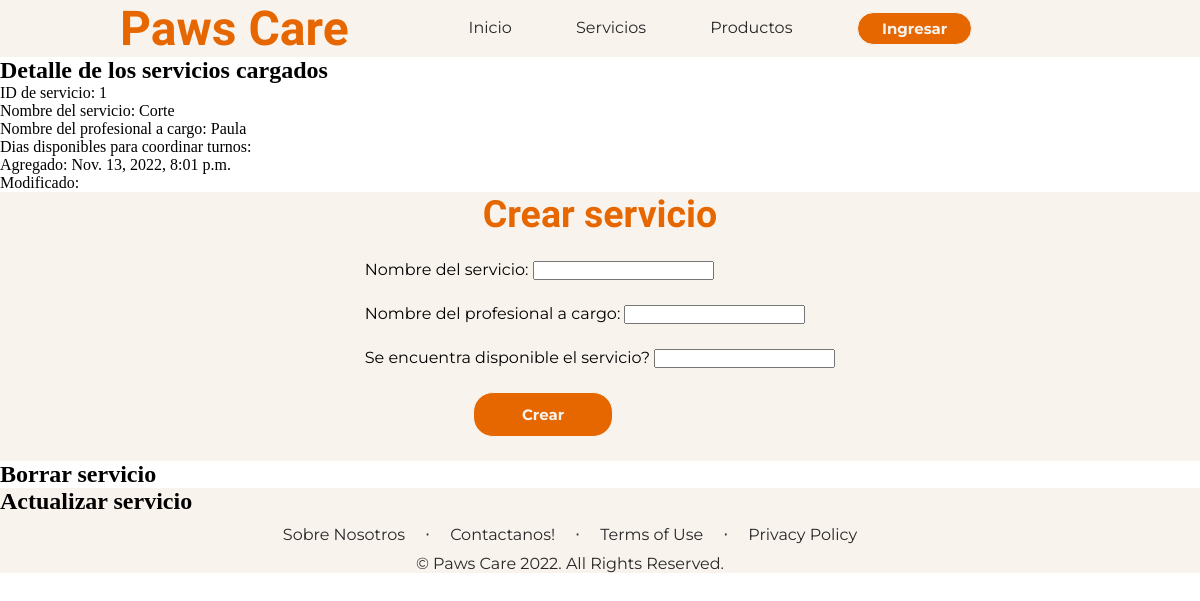
The page /services/show-services on the database as committed earlier.
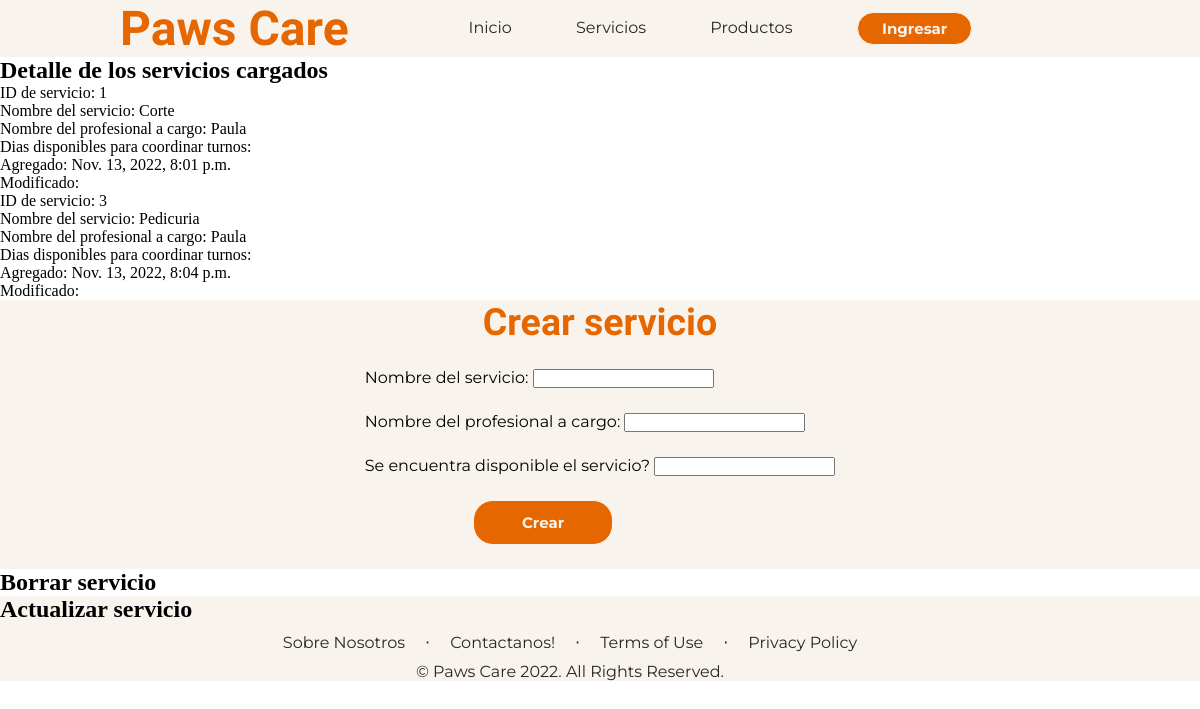
The same page on the database as committed later.
### AppVet/models.py (models this page shows, shortened)
class Services(models.Model):
    service_name = models.CharField(max_length=50)
    service_prof = models.CharField(max_length=50)
    service_available = models.BooleanField(default=True)
    add_date = models.DateTimeField(auto_now_add=True)

### AppVet/views.py (the view)
# urls.py: path('services/show-services', GetServices, name='GetService'),
def GetServices(request):
    services = Services.objects.all()
    context = {'services' : services}
    return render(request, 'AppVet/services_mgt.html', context)

### AppVet/templates/AppVet/services_mgt.html (shortened to what this page needs)
<!DOCTYPE html>
<html lang="en">
{% extends 'core.html' %}
    {% load static %}
    {% block content %}
    <main>
        <div class="service-detail">
            <h2>Detalle de los servicios cargados</h2>
        </div>
        <div class="service-data">
            {% for service in services%}
            <ol>
                <li>
                    <p>ID de servicio: {{service.pk}}</p>
                </li>
                <li>
                    <p>Nombre del servicio: {{service.service_name}}</p>
                </li>
                <li>
                    <p>Nombre del profesional a cargo: {{service.service_prof}}</p>
                </li>
                <li>
                    <p>Dias disponibles para coordinar turnos:{{service.service_day}}</p>
                </li>
                <li>
                    <p>Agregado: {{service.add_date}} </p>
                </li>
                <li>
                    <p>Modificado: {{service.last_update}}</p>
                </li>
            </ol>
            {% endfor %}
        </div>
    </main>
    <section class="section-bg">
        <div class="create-detail">
            <h2>Crear servicio</h2>
        </div>
        <div class="create-form">
            <form action="" method="POST" enctype="multipart/form-data"> {% csrf_token %}
                <div class="crear-input">
                    <div class="create-field">
                        <label for="id_service_name"> Nombre del servicio: </label>
                        <input type="text" name="service_name" maxlength="50" required id="id_service_name">
                    </div>
                    <div class="create-field">
                        <label for="id_service_prof"> Nombre del profesional a cargo: </label>
                        <input type="text" name="service_prof" maxlength="50" required id="id_service_prof">
                    </div>
                    <div class="create-field">
                        <label for="id_service_available">Se encuentra disponible el servicio? </label>
                        <input type="boolean" name="service_available" required id="id_service_available">
                    </div>
                </div>
                <input type="submit" value="Crear" class="form-btn-dark" />
            </form>
        </div>
    </section>
    <section>
        <div class="service-detail">
            <h2>Borrar servicio</h2>
        </div>
    </section>
    <section class="section-bg">
        <div class="service-detail">
            <h2>Actualizar servicio</h2>
        </div>
    </section>
    {% endblock %}

### AppVet/templates/core.html (shortened to what this page needs)
<!DOCTYPE html>
<html lang="en">
<head>
    {% load static %}
    <link href="{% static 'AppVet/css/style.css' %}" rel="stylesheet" />
</head>
<body>
    <header class="nav-header">
        <nav id="nav" class="nav-main">
            <div class="nav-title">
                <h1>Paws Care</h1>
            </div>
            <div class="nav-list">
                <a class="nav-item" href="{% url 'index' %}">Inicio</a>
                <a class="nav-item" href="{% url 'services' %}">Servicios</a>
                <a class="nav-item" href="{% url 'products' %}">Productos</a>
                <button class="nav-btn"> <a href="#">Ingresar</a></button>
            </div>
        </nav>
    </header>
    {% block content %}
    {% endblock %}
    <footer class="footer-flex">
        <div class="footer-main">
            <div class="footer-row">
                <div class="footer-about">
                    <ul class="footer-list">
                        <li class="footer-item"><a href="#!">Sobre Nosotros</a></li>
                        <li class="footer-item">⋅</li>
                        <li class="footer-item"><a href="#!">Contactanos!</a></li>
                        <li class="footer-item">⋅</li>
                        <li class="footer-item"><a href="#!">Terms of Use</a></li>
                        <li class="footer-item">⋅</li>
                        <li class="footer-item"><a href="#!">Privacy Policy</a></li>
                    </ul>
                    <p class="copyright">&copy; Paws Care 2022. All Rights Reserved.</p>
                </div>
                <div class="footer-row">
                    <ul class="footer-list">
                    </ul>
                </div>
            </div>
        </div>
    </footer>
</body>
</html>

### AppVet/static/AppVet/css/style.css (style rules this page uses)
* { list-style-type: none; text-decoration: none; margin: 0; padding: 0; }
:root { --Font_Title: 'Skranji', cursive; --Font_Text: 'Montserrat', sans-serif; --XL: 2rem; --L: 25px; --M: 20px; --S: 15px; --Color_Main: #e66700; --Color_Text: #272727; --Color_Light: #f8f3ed; }
.nav-main { display: flex; align-items: center; background-color: var(--Color_Light); width: 100%; }
.nav-title { color: var(--Color_Main); margin: 0 10vw 0 10vw; font-family: var(--Font_Title); font-weight: 700; font-size: var(--XL); }
.nav-list { font-family: var(--Font_Text); }
.nav-item { color: var(--Color_Text); margin-right: 5vw; position: relative; }
.nav-item::after { position: absolute; content: ""; background-color: var(--Color_Main); bottom: -5px; left: 0; width: 0%; height: 2.4px; transition: 0.3s ease all; }
.nav-btn { padding: 0.5vw 2vw; }
.nav-btn, .main-btn-S, .booking-btn, .form-btn-dark { background-color: var(--Color_Main); }
.nav-btn, .main-btn-S, .main-btn-V, .booking-btn, .booking-btn1, .form-btn-dark { border-radius: 20px; border: 1px solid var(--Color_Light); display: inline-block; vertical-align: middle; -webkit-transform: perspective(1px) translateZ(0); transform: perspective(1px) translateZ(0); box-shadow: 0 0 1px rgba(0, 0, 0, 0); -webkit-transition-duration: 0.3s; transition-duration: 0.3s; -webkit-transition-property: box-shadow, transform; transition-property: box-shadow, transform; }
.nav-btn>a, .main-btn-S>a, .booking-btn>a, .form-btn-dark { color: var(--Color_Light); font-family: var(--Font_Text); font-weight: 700; font-size: var(--S); }
.footer-flex { display: flex; background-color: var(--Color_Light); }
.footer-main { display: flex; justify-content: space-evenly; width: 100%; }
.footer-row { display: flex; }
.footer-about { font-family: var(--Font_Text); color: var(--Color_Text); text-align: center; }
.footer-list { display: flex; flex-direction: row; }
.footer-list>li>a { color: var(--Color_Text); }
.footer-item { margin: 10px; }
.booking-btn, .form-btn-dark { padding: 1vw 4vw 1vw 4vw; }
.create-detail, .show-detail { text-align: center; font-family: var(--Font_Title); font-size: var(--L); color: var(--Color_Main); }
.section-bg { background-color: var(--Color_Light); }
.create-form, .show-data { display:flex; justify-content: center; padding-top: 2vw; }
.create-field, .show-p { padding-bottom: 2vw; font-family: var(--Font_Text); }
.form-btn-dark { margin-bottom: 2vw; margin-left: 9vw; }

Rows that differ between the two databases and show on the page:
added Services: pk "3", service_name "Pedicuria", service_prof "Paula", add_date "Nov. 13, 2022, 8:04 p.m."
